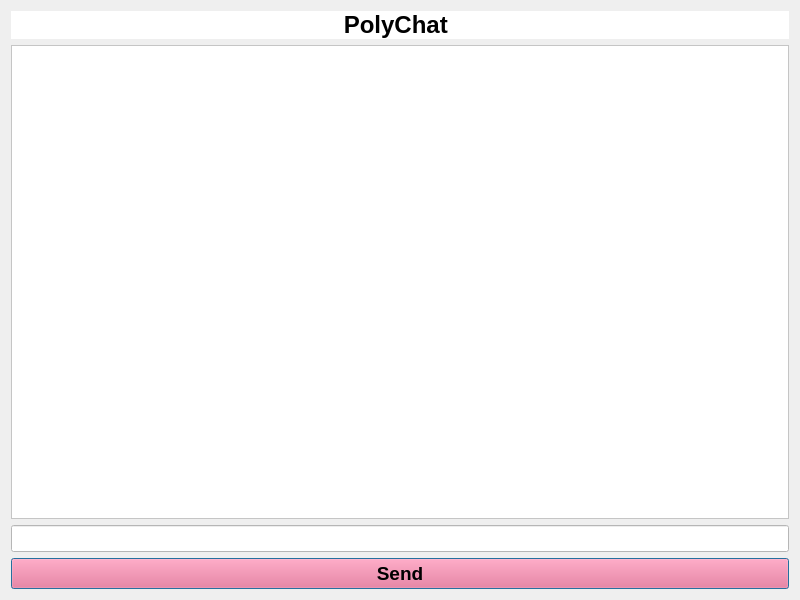
<?xml version="1.0" encoding="UTF-8"?>
<ui version="4.0">
 <class>Widget</class>
 <widget class="QWidget" name="Widget">
  <property name="geometry">
   <rect>
    <x>0</x>
    <y>0</y>
    <width>800</width>
    <height>600</height>
   </rect>
  </property>
  <property name="windowTitle">
   <string>Widget</string>
  </property>
  <layout class="QGridLayout" name="gridLayout">
   <item row="1" column="1">
    <widget class="QPlainTextEdit" name="plainTextEdit">
     <property name="font">
      <font>
       <family>Arial</family>
       <pointsize>12</pointsize>
       <weight>75</weight>
       <bold>true</bold>
      </font>
     </property>
     <property name="layoutDirection">
      <enum>Qt::LeftToRight</enum>
     </property>
     <property name="styleSheet">
      <string notr="true">background-color: rgb(255, 255, 255);</string>
     </property>
     <property name="readOnly">
      <bool>true</bool>
     </property>
     <property name="plainText">
      <string/>
     </property>
     <property name="placeholderText">
      <string/>
     </property>
    </widget>
   </item>
   <item row="5" column="1">
    <widget class="QPushButton" name="pushButton">
     <property name="font">
      <font>
       <family>Arial</family>
       <pointsize>14</pointsize>
       <weight>75</weight>
       <bold>true</bold>
      </font>
     </property>
     <property name="cursor">
      <cursorShape>PointingHandCursor</cursorShape>
     </property>
     <property name="styleSheet">
      <string notr="true">background-color: rgb(255, 85, 127);</string>
     </property>
     <property name="text">
      <string>Send</string>
     </property>
     <property name="autoDefault">
      <bool>true</bool>
     </property>
     <property name="default">
      <bool>true</bool>
     </property>
    </widget>
   </item>
   <item row="3" column="1">
    <widget class="QLineEdit" name="lineEdit">
     <property name="font">
      <font>
       <family>Arial</family>
       <pointsize>12</pointsize>
       <weight>50</weight>
       <bold>false</bold>
      </font>
     </property>
     <property name="cursor">
      <cursorShape>IBeamCursor</cursorShape>
     </property>
     <property name="focusPolicy">
      <enum>Qt::StrongFocus</enum>
     </property>
     <property name="styleSheet">
      <string notr="true">background-color: rgb(255, 255, 255);</string>
     </property>
     <property name="text">
      <string/>
     </property>
    </widget>
   </item>
   <item row="0" column="1">
    <widget class="QLabel" name="label">
     <property name="font">
      <font>
       <family>Arial</family>
       <pointsize>18</pointsize>
       <weight>75</weight>
       <bold>true</bold>
      </font>
     </property>
     <property name="layoutDirection">
      <enum>Qt::LeftToRight</enum>
     </property>
     <property name="styleSheet">
      <string notr="true">background-color: rgb(255, 255, 255);
color: rgb(0, 0, 0);</string>
     </property>
     <property name="text">
      <string>                                                  PolyChat</string>
     </property>
    </widget>
   </item>
  </layout>
 </widget>
 <layoutdefault spacing="6" margin="11"/>
 <resources/>
 <connections/>
</ui>
